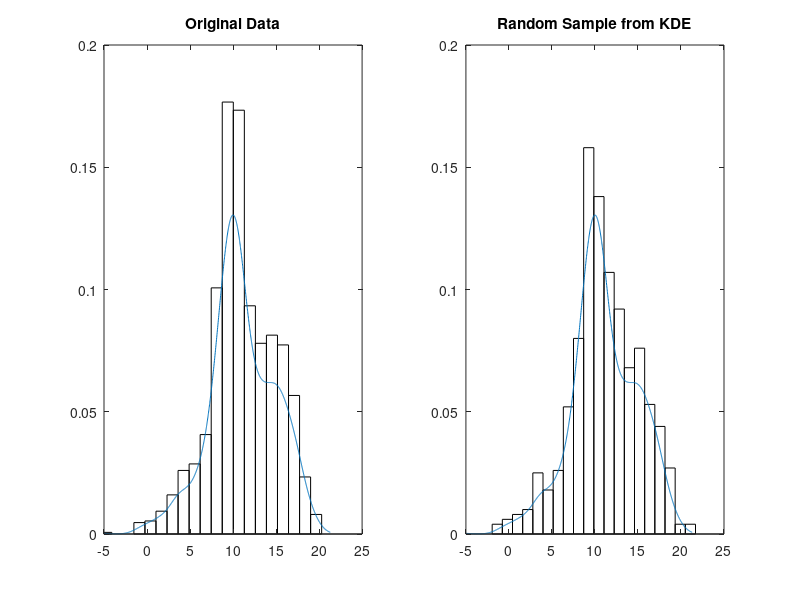

Here is the MATLAB script that generated this plot:
% 3A
clf
n=1500;
nx = [200,800,500];
mu=[5 10 15];
sigma=[3 1.5 2];
data = zeros(n,1);

data(1:nx(1)) = normrnd(mu(1),sigma(1),nx(1),1);
data(nx(1)+1:nx(1)+nx(2)) = normrnd(mu(2),sigma(2),nx(2),1);
data(nx(1)+nx(2)+1:n) = normrnd(mu(3),sigma(3),nx(3),1);
% 3B
n = length(data);
t0 = min(data)-1;
tm = max(data)+1;
len = 1500;
x = linspace(t0,tm,len);
fhatN = zeros(size(x));
hn = 1.06*n^(-1/5)*std(data);
for i=1:n
   f=exp(-(1/(2*hn^2))*(x-data(i)).^2)/sqrt(2*pi)/hn;
   fhatN = fhatN+f/(n);
end
% 3C
N = 1000;
xs = zeros(1,N);
idx = datasample(data,N);
xs = normrnd(idx,hn);
hist(xs)
% 3D
figure(1)
subplot(121)
[cnt,data]=hist(data,20);
bar(data,cnt/n,1,'w')
title('Original Data')
axis([-5 25 0 .2])
hold on
plot(x,fhatN)
hold off
subplot(122)
[cnt,xs]=hist(xs,20);
bar(xs,cnt/N,1,'w')
title('Random Sample from KDE')
axis([-5 25 0 .2])
hold on
plot(x,fhatN)
hold off